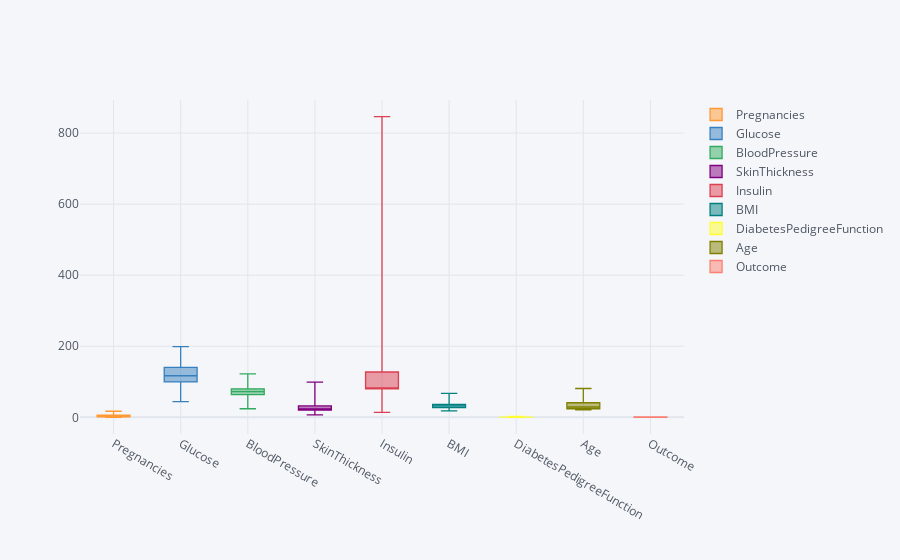

Source (notebook cell):
### Markdown cell above
### 3.7.1 Plot an interactive boxplot to visualize errors

### Code cell
# Plotting a box plot to visualize outliers via "Cufflinks"

df.iplot(kind='box')

### Figure 1 — Plotly figure (JSON) as saved in the notebook; plotly's stock layout.template omitted (floating-point values rounded to 4 significant figures; data arrays with more than 128 entries replaced by an {"elided": "..."} marker saying what was removed)
{"data": [{"boxpoints": false, "line": {"width": 1.3}, "marker": {"color": "rgba(255, 153, 51, 1.0)"}, "name": "Pregnancies", "orientation": "v", "type": "box", "y": {"elided": "768 int values"}}, {"boxpoints": false, "line": {"width": 1.3}, "marker": {"color": "rgba(55, 128, 191, 1.0)"}, "name": "Glucose", "orientation": "v", "type": "box", "y": {"elided": "768 int values"}}, {"boxpoints": false, "line": {"width": 1.3}, "marker": {"color": "rgba(50, 171, 96, 1.0)"}, "name": "BloodPressure", "orientation": "v", "type": "box", "y": {"elided": "768 float values"}}, {"boxpoints": false, "line": {"width": 1.3}, "marker": {"color": "rgba(128, 0, 128, 1.0)"}, "name": "SkinThickness", "orientation": "v", "type": "box", "y": {"elided": "768 float values"}}, {"boxpoints": false, "line": {"width": 1.3}, "marker": {"color": "rgba(219, 64, 82, 1.0)"}, "name": "Insulin", "orientation": "v", "type": "box", "y": {"elided": "768 float values"}}, {"boxpoints": false, "line": {"width": 1.3}, "marker": {"color": "rgba(0, 128, 128, 1.0)"}, "name": "BMI", "orientation": "v", "type": "box", "y": {"elided": "768 float values"}}, {"boxpoints": false, "line": {"width": 1.3}, "marker": {"color": "rgba(255, 255, 51, 1.0)"}, "name": "DiabetesPedigreeFunction", "orientation": "v", "type": "box", "y": {"elided": "768 float values"}}, {"boxpoints": false, "line": {"width": 1.3}, "marker": {"color": "rgba(128, 128, 0, 1.0)"}, "name": "Age", "orientation": "v", "type": "box", "y": {"elided": "768 int values"}}, {"boxpoints": false, "line": {"width": 1.3}, "marker": {"color": "rgba(251, 128, 114, 1.0)"}, "name": "Outcome", "orientation": "v", "type": "box", "y": {"elided": "768 int values"}}], "layout": {"legend": {"bgcolor": "#F5F6F9", "font": {"color": "#4D5663"}}, "paper_bgcolor": "#F5F6F9", "plot_bgcolor": "#F5F6F9", "title": {"font": {"color": "#4D5663"}}, "xaxis": {"gridcolor": "#E1E5ED", "showgrid": true, "tickfont": {"color": "#4D5663"}, "title": {"font": {"color": "#4D5663"}, "text": ""}, "zerolinecolor": "#E1E5ED"}, "yaxis": {"gridcolor": "#E1E5ED", "showgrid": true, "tickfont": {"color": "#4D5663"}, "title": {"font": {"color": "#4D5663"}, "text": ""}, "zerolinecolor": "#E1E5ED"}}}
